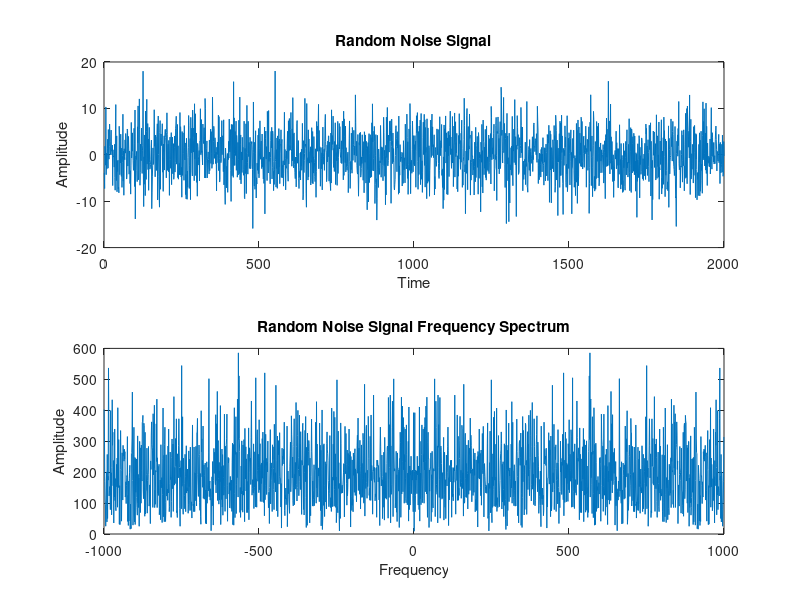

The MATLAB script that drew this image:
clc
clear all;
y=5*randn(2000,1);
x=fft(y);
z=fftshift(x);
l=length(x);
subplot(2,1,1)
plot(y)
xlabel('Time');
ylabel('Amplitude');
title('Random Noise Signal')
subplot(2,1,2)
plot((-(l-1)/2):((l-1)/2),abs(z));
xlabel('Frequency');
ylabel('Amplitude');
title('Random Noise Signal Frequency Spectrum')